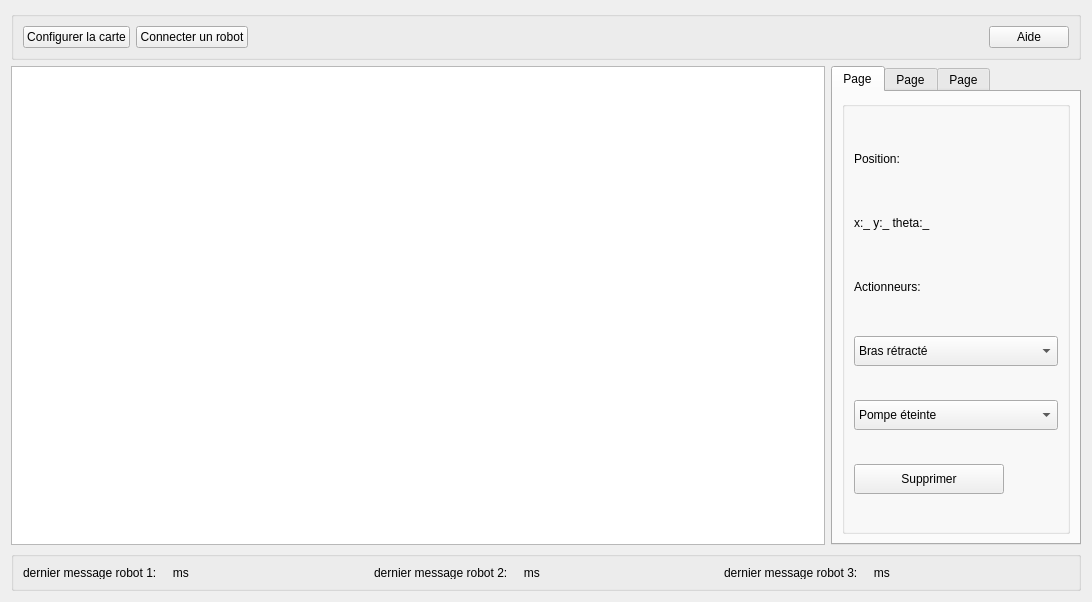
<?xml version="1.0" encoding="UTF-8"?>
<ui version="4.0">
 <class>base_window</class>
 <widget class="QWidget" name="base_window">
  <property name="geometry">
   <rect>
    <x>0</x>
    <y>0</y>
    <width>1092</width>
    <height>602</height>
   </rect>
  </property>
  <property name="windowTitle">
   <string>Form</string>
  </property>
  <layout class="QVBoxLayout" name="verticalLayout">
   <item>
    <widget class="QGroupBox" name="menu_area">
     <property name="title">
      <string/>
     </property>
     <property name="alignment">
      <set>Qt::AlignBottom|Qt::AlignLeading|Qt::AlignLeft</set>
     </property>
     <layout class="QHBoxLayout" name="horizontalLayout">
      <item>
       <widget class="QPushButton" name="pushButton">
        <property name="maximumSize">
         <size>
          <width>200</width>
          <height>16777215</height>
         </size>
        </property>
        <property name="text">
         <string>Configurer la carte</string>
        </property>
       </widget>
      </item>
      <item>
       <widget class="QPushButton" name="pushButton_2">
        <property name="text">
         <string>Connecter un robot</string>
        </property>
       </widget>
      </item>
      <item>
       <spacer name="horizontalSpacer">
        <property name="orientation">
         <enum>Qt::Horizontal</enum>
        </property>
        <property name="sizeHint" stdset="0">
         <size>
          <width>40</width>
          <height>20</height>
         </size>
        </property>
       </spacer>
      </item>
      <item>
       <widget class="QPushButton" name="pushButton_4">
        <property name="text">
         <string>Aide</string>
        </property>
       </widget>
      </item>
     </layout>
    </widget>
   </item>
   <item>
    <layout class="QHBoxLayout" name="horizontalLayout_2">
     <item>
      <widget class="QGraphicsView" name="map_view">
       <property name="minimumSize">
        <size>
         <width>0</width>
         <height>250</height>
        </size>
       </property>
      </widget>
     </item>
     <item>
      <widget class="QTabWidget" name="tabWidget">
       <property name="maximumSize">
        <size>
         <width>250</width>
         <height>16777215</height>
        </size>
       </property>
       <property name="currentIndex">
        <number>0</number>
       </property>
       <widget class="QWidget" name="tab_3">
        <attribute name="title">
         <string>Page</string>
        </attribute>
        <layout class="QVBoxLayout" name="verticalLayout_4">
         <item>
          <widget class="QGroupBox" name="groupBox">
           <property name="title">
            <string/>
           </property>
           <layout class="QVBoxLayout" name="verticalLayout_5">
            <item>
             <widget class="QLabel" name="label_2">
              <property name="minimumSize">
               <size>
                <width>0</width>
                <height>30</height>
               </size>
              </property>
              <property name="maximumSize">
               <size>
                <width>16777215</width>
                <height>30</height>
               </size>
              </property>
              <property name="text">
               <string>Position:</string>
              </property>
             </widget>
            </item>
            <item>
             <widget class="QLabel" name="label_3">
              <property name="maximumSize">
               <size>
                <width>16777215</width>
                <height>30</height>
               </size>
              </property>
              <property name="text">
               <string>x:_ y:_ theta:_</string>
              </property>
             </widget>
            </item>
            <item>
             <widget class="QLabel" name="label_4">
              <property name="maximumSize">
               <size>
                <width>16777215</width>
                <height>30</height>
               </size>
              </property>
              <property name="text">
               <string>Actionneurs:</string>
              </property>
             </widget>
            </item>
            <item>
             <widget class="QComboBox" name="comboBox_4">
              <property name="maximumSize">
               <size>
                <width>16777215</width>
                <height>30</height>
               </size>
              </property>
              <item>
               <property name="text">
                <string>Bras rétracté</string>
               </property>
              </item>
              <item>
               <property name="text">
                <string>Bras déployé</string>
               </property>
              </item>
             </widget>
            </item>
            <item>
             <widget class="QComboBox" name="comboBox_5">
              <property name="maximumSize">
               <size>
                <width>16777215</width>
                <height>30</height>
               </size>
              </property>
              <item>
               <property name="text">
                <string>Pompe éteinte</string>
               </property>
              </item>
              <item>
               <property name="text">
                <string>Pompe activée</string>
               </property>
              </item>
             </widget>
            </item>
            <item>
             <widget class="QPushButton" name="pushButton_6">
              <property name="maximumSize">
               <size>
                <width>150</width>
                <height>30</height>
               </size>
              </property>
              <property name="text">
               <string>Supprimer</string>
              </property>
             </widget>
            </item>
           </layout>
          </widget>
         </item>
        </layout>
       </widget>
       <widget class="QWidget" name="tab">
        <attribute name="title">
         <string>Page</string>
        </attribute>
        <layout class="QVBoxLayout" name="verticalLayout_7">
         <item>
          <widget class="QGroupBox" name="groupBox_2">
           <property name="title">
            <string/>
           </property>
           <layout class="QVBoxLayout" name="verticalLayout_6">
            <item>
             <widget class="QLabel" name="label_5">
              <property name="minimumSize">
               <size>
                <width>0</width>
                <height>30</height>
               </size>
              </property>
              <property name="maximumSize">
               <size>
                <width>16777215</width>
                <height>30</height>
               </size>
              </property>
              <property name="text">
               <string>Position:</string>
              </property>
             </widget>
            </item>
            <item>
             <widget class="QLabel" name="label_6">
              <property name="maximumSize">
               <size>
                <width>16777215</width>
                <height>30</height>
               </size>
              </property>
              <property name="text">
               <string>x:_ y:_ theta:_</string>
              </property>
             </widget>
            </item>
            <item>
             <widget class="QLabel" name="label_7">
              <property name="maximumSize">
               <size>
                <width>16777215</width>
                <height>30</height>
               </size>
              </property>
              <property name="text">
               <string>Actionneurs:</string>
              </property>
             </widget>
            </item>
            <item>
             <widget class="QComboBox" name="comboBox_6">
              <property name="maximumSize">
               <size>
                <width>16777215</width>
                <height>30</height>
               </size>
              </property>
              <item>
               <property name="text">
                <string>Bras rétracté</string>
               </property>
              </item>
              <item>
               <property name="text">
                <string>Bras déployé</string>
               </property>
              </item>
             </widget>
            </item>
            <item>
             <widget class="QComboBox" name="comboBox_7">
              <property name="maximumSize">
               <size>
                <width>16777215</width>
                <height>30</height>
               </size>
              </property>
              <item>
               <property name="text">
                <string>Pompe éteinte</string>
               </property>
              </item>
              <item>
               <property name="text">
                <string>Pompe activée</string>
               </property>
              </item>
             </widget>
            </item>
            <item>
             <widget class="QPushButton" name="pushButton_5">
              <property name="maximumSize">
               <size>
                <width>150</width>
                <height>30</height>
               </size>
              </property>
              <property name="text">
               <string>Supprimer</string>
              </property>
             </widget>
            </item>
           </layout>
          </widget>
         </item>
        </layout>
       </widget>
       <widget class="QWidget" name="tab_2">
        <attribute name="title">
         <string>Page</string>
        </attribute>
        <layout class="QVBoxLayout" name="verticalLayout_2">
         <item>
          <widget class="QGroupBox" name="groupBox_3">
           <property name="title">
            <string/>
           </property>
           <layout class="QVBoxLayout" name="verticalLayout_8">
            <item>
             <widget class="QLabel" name="label_8">
              <property name="minimumSize">
               <size>
                <width>0</width>
                <height>30</height>
               </size>
              </property>
              <property name="maximumSize">
               <size>
                <width>16777215</width>
                <height>30</height>
               </size>
              </property>
              <property name="text">
               <string>Position:</string>
              </property>
             </widget>
            </item>
            <item>
             <widget class="QLabel" name="label_9">
              <property name="maximumSize">
               <size>
                <width>16777215</width>
                <height>30</height>
               </size>
              </property>
              <property name="text">
               <string>x:_ y:_ theta:_</string>
              </property>
             </widget>
            </item>
            <item>
             <widget class="QLabel" name="label_10">
              <property name="maximumSize">
               <size>
                <width>16777215</width>
                <height>30</height>
               </size>
              </property>
              <property name="text">
               <string>Actionneurs:</string>
              </property>
             </widget>
            </item>
            <item>
             <widget class="QComboBox" name="comboBox_8">
              <property name="maximumSize">
               <size>
                <width>16777215</width>
                <height>30</height>
               </size>
              </property>
              <item>
               <property name="text">
                <string>Bras rétracté</string>
               </property>
              </item>
              <item>
               <property name="text">
                <string>Bras déployé</string>
               </property>
              </item>
             </widget>
            </item>
            <item>
             <widget class="QComboBox" name="comboBox_9">
              <property name="maximumSize">
               <size>
                <width>16777215</width>
                <height>30</height>
               </size>
              </property>
              <item>
               <property name="text">
                <string>Pompe éteinte</string>
               </property>
              </item>
              <item>
               <property name="text">
                <string>Pompe activée</string>
               </property>
              </item>
             </widget>
            </item>
            <item>
             <widget class="QPushButton" name="pushButton_3">
              <property name="maximumSize">
               <size>
                <width>150</width>
                <height>30</height>
               </size>
              </property>
              <property name="text">
               <string>Supprimer</string>
              </property>
             </widget>
            </item>
           </layout>
          </widget>
         </item>
        </layout>
       </widget>
      </widget>
     </item>
    </layout>
   </item>
   <item>
    <widget class="QGroupBox" name="groupBox_4">
     <property name="maximumSize">
      <size>
       <width>16777215</width>
       <height>40</height>
      </size>
     </property>
     <property name="title">
      <string/>
     </property>
     <layout class="QHBoxLayout" name="horizontalLayout_6">
      <item>
       <widget class="QLabel" name="label_14">
        <property name="maximumSize">
         <size>
          <width>16777215</width>
          <height>30</height>
         </size>
        </property>
        <property name="text">
         <string>dernier message robot 1: __ms</string>
        </property>
       </widget>
      </item>
      <item>
       <widget class="QLabel" name="label_15">
        <property name="maximumSize">
         <size>
          <width>16777215</width>
          <height>30</height>
         </size>
        </property>
        <property name="text">
         <string>dernier message robot 2: __ms</string>
        </property>
       </widget>
      </item>
      <item>
       <widget class="QLabel" name="label_16">
        <property name="maximumSize">
         <size>
          <width>16777215</width>
          <height>30</height>
         </size>
        </property>
        <property name="text">
         <string>dernier message robot 3: __ms</string>
        </property>
       </widget>
      </item>
     </layout>
    </widget>
   </item>
  </layout>
 </widget>
 <resources/>
 <connections/>
</ui>
